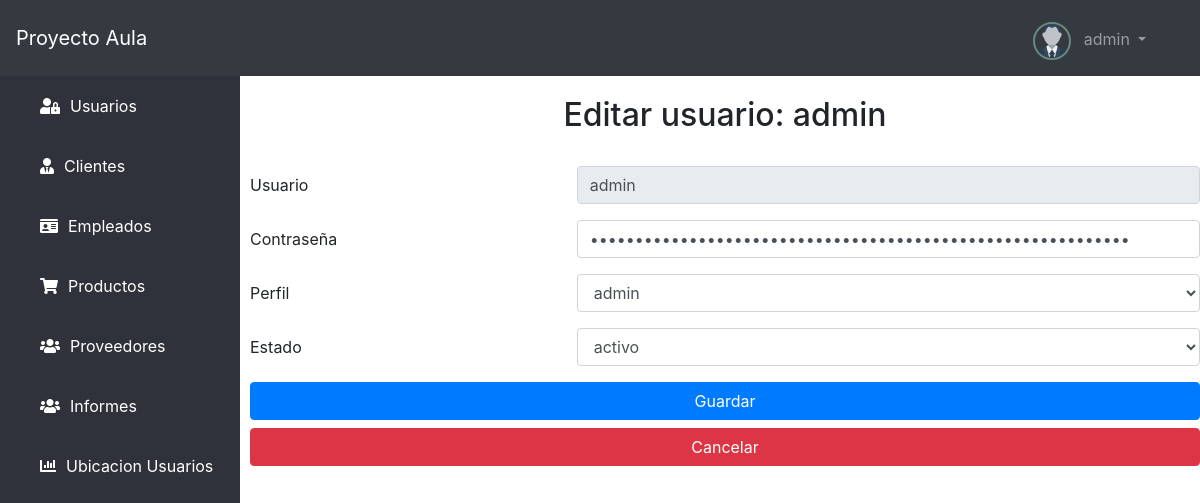
The page /user/editForm&nombre=admin (signed in) on the database its author committed.
### tables this page shows
CREATE TABLE `usuario` (
  `nombre` varchar(45) NOT NULL,
  `contrasena` varchar(255) NOT NULL,
  `perfil` varchar(45) NOT NULL,
  `estado` varchar(40) NOT NULL
);

### config/ConfigBD.php (called while the page is built)
<?php
    class Database {
        static function connect(){
            $db = new mysqli('localhost', 'root', '', 'bdproyectoaula1');
            $db->query("SET NAMES 'utf8'");
            return $db;
        }
    }

### models/User.php (called while the page is built, shortened)
<?php
    class User {
        var $usuario;
        var $db;
        function __construct(){
            $this->db = Database::connect();
        }
        function getUsuario(){
            return $this->usuario;
        }
        function setUsuario($usuario){
            $this->usuario = $this->db->real_escape_string($usuario);
        }
        public function getOne(){
            $nombre = $this->getUsuario();
            $sql = "SELECT * FROM USUARIO WHERE nombre = '".$nombre."'";
            $user = $this->db->query($sql);
            return $user->fetch_object();
        }
    }
?>

### views/user/editUser.php (the view, shortened to what this page needs)
<?php if(isset($us) && is_object($us)) : ?>
    <h2 class="titulo-all">Editar usuario: <?=$us->nombre?> </h2>
<?php endif; ?>
<br>
<form action="<?=base_url?>user/edit&nombre=<?=$us->nombre?>" method="POST">
    <div class="form-group row mt-50">
        <label class="col-sm-4 col-form-label">Usuario</label>
        <div class="col-sm-8">
            <input type="text" class="form-control disabled" name="txtUsuario" value="<?=$us->nombre?>" disabled>
        </div>
    </div>
    <div class="form-group row">
        <label class="col-sm-4 col-form-label">Contraseña</label>
        <div class="col-sm-8">
            <input type="password" class="form-control" name="txtContrasena" value="<?=$us->contrasena?>" required>
        </div>
    </div>
    <div class="form-group row">
        <label class="col-sm-4 col-form-label">Perfil</label>
        <div class="col-sm-8">
            <select class="form-control" id="exampleFormControlSelect1" name="txtPerfil">
                <option <?php echo $us->perfil == 'admin' ? 'selected="selected"': "" ?> value="admin">admin</option>
            </select>
        </div>
    </div>
    <div class="form-group row">
        <label class="col-sm-4 col-form-label">Estado</label>
        <div class="col-sm-8">
            <select class="form-control" id="exampleFormControlSelect1" name="txtEstado">
                    <option>activo</option>
            </select>
        </div>
    </div>
    <input type="submit" name="boton" value="Guardar" class="btn btn-primary btn-block"/>
    <a href="<?=base_url?>" type="button" class="btn btn-danger btn-block">Cancelar</a>
</form>

### assets/css/menu.css (style rules this page uses)
body { margin: 0; padding: 0; font-family: "Roboto", sans-serif; }
.titulo-all { text-align: center; }

### rows shown on the page
usuario: nombre "admin", txtUsuario "admin", txtPerfil "admin"

### other values the page prints
$_SESSION['identity']->nombre "admin"
